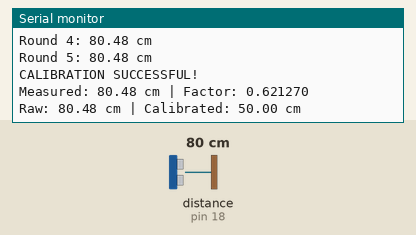
The sketch below on a simulated Arduino Uno, built with avr-gcc and run on an emulated ATmega328P. Parts: the last lines printed to the serial monitor. Wiring (inferred from the names in the program): ultrasonic range finder: trigger pin 5; echo pin 18. Inputs (shaded band) come from the test bench; at power-on: distance to the obstacle (sensor on pin 18) 80 cm. The echo pulse lasts 58.3 µs per cm.

Above: at 8.8 s.
8.9 s: distance to the obstacle (sensor on pin 18) set to 25 cm
At 10.2 s:
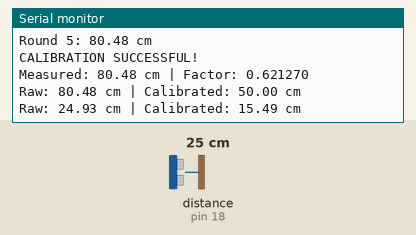
10.4 s: distance to the obstacle (sensor on pin 18) set to 20 cm
At 12.8 s:
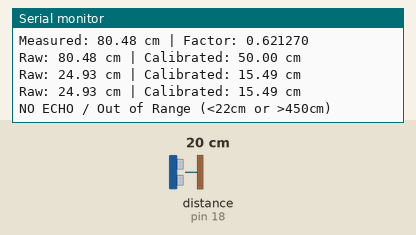
Timing chart, 0 to 14.3 s (numbered marks = the images above; inputs shaded):
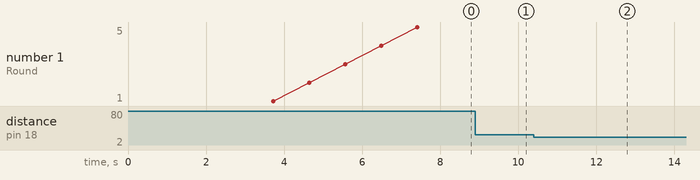

Measured:
- the behaviour switches between 23 and 22 cm on distance to the obstacle (sensor on pin 18) (found by bisection; images 1 and 2)
- after the input at 8.9 s, the serial monitor: prints a new line after 0.64 s (image 1)
- after the input at 10.4 s, the serial monitor: prints a new line after 1.5 s (image 2)

The sketch:

sketch_oct3a.ino
```cpp
/*
 * JSN-SR04T V3.0 / V3.3 Ultrasonic Distance Sensor
 * Optimized for High Accuracy, Liquid / Fuel Tanks, and Outlier Rejection
 */

#define TRIG_PIN 5
#define ECHO_PIN 18

// 1. PHYSICAL SENSOR BOUNDARIES
// JSN-SR04T has a 20-25cm blind spot. Reject any echoes below this!
const float MIN_VALID_DISTANCE_CM = 22.0;
const float MAX_VALID_DISTANCE_CM = 450.0;

// 2. TEMPERATURE & CALIBRATION
float ambientTemperatureC = 25.0; // Set estimated temp or read from DS18B20 / DHT22
const float REFERENCE_DISTANCE_CM = 50.0; // MUST be >= 40 cm (outside blind zone)
const int SAMPLES_COUNT = 9;             // Number of samples for the median filter

float calibrationFactor = 1.0;

// Calculates sound velocity in cm/us based on Celsius temperature
float getSpeedOfSoundCmPerUs(float tempC) {
  float speed_m_s = 331.3 + (0.606 * tempC);
  return speed_m_s / 10000.0;
}

// Single acoustic ping
float pingRawDistance() {
  digitalWrite(TRIG_PIN, LOW);
  delayMicroseconds(4);

  // Send 20 microsecond trigger pulse
  digitalWrite(TRIG_PIN, HIGH);
  delayMicroseconds(20);
  digitalWrite(TRIG_PIN, LOW);

  // Measure echo pulse width (40ms timeout = ~6.8 meters max)
  unsigned long duration = pulseIn(ECHO_PIN, HIGH, 40000);

  if (duration == 0) {
    return -1.0; // Timeout or no echo
  }

  float speedCmPerUs = getSpeedOfSoundCmPerUs(ambientTemperatureC);
  return (duration * speedCmPerUs) / 2.0;
}

// Median Filter: Rejects multipath reflections, wave noise, and glitches
float readFilteredDistance(int sampleSize = SAMPLES_COUNT) {
  float samples[15];
  if (sampleSize > 15) sampleSize = 15;
  int validCount = 0;

  for (int i = 0; i < sampleSize; i++) {
    float dist = pingRawDistance();

    if (dist >= MIN_VALID_DISTANCE_CM && dist <= MAX_VALID_DISTANCE_CM) {
      samples[validCount++] = dist;
    }
    // Allow reverberations in enclosed tanks to decay completely
    delay(75);
  }

  // If majority of pings failed, return error
  if (validCount < (sampleSize / 2)) {
    return -1.0;
  }

  // Insertion sort
  for (int i = 1; i < validCount; i++) {
    float key = samples[i];
    int j = i - 1;
    while (j >= 0 && samples[j] > key) {
      samples[j + 1] = samples[j];
      j--;
    }
    samples[j + 1] = key;
  }

  // Return the median reading
  if (validCount % 2 == 1) {
    return samples[validCount / 2];
  } else {
    return (samples[(validCount / 2) - 1] + samples[validCount / 2]) / 2.0;
  }
}

void calibrateSensor() {
  Serial.println("\nStarting SENSOR CALIBRATION...");
  Serial.print("Target reference distance: ");
  Serial.print(REFERENCE_DISTANCE_CM, 2);
  Serial.println(" cm");
  Serial.println("Place stationary target at least 40-50 cm away...");
  delay(2000);

  const int CALIBRATION_ROUNDS = 5;
  float sum = 0;
  int successfulRounds = 0;

  for (int r = 0; r < CALIBRATION_ROUNDS; r++) {
    float d = readFilteredDistance(9);
    if (d > 0) {
      sum += d;
      successfulRounds++;
      Serial.print("Round ");
      Serial.print(r + 1);
      Serial.print(": ");
      Serial.print(d, 2);
      Serial.println(" cm");
    } else {
      Serial.print("Round ");
      Serial.print(r + 1);
      Serial.println(": Failed (check distance/power)");
    }
    delay(200);
  }

  if (successfulRounds < 3) {
    Serial.println("[!] Calibration failed: Insufficient valid echoes.");
    calibrationFactor = 1.0;
    return;
  }

  float measuredAverage = sum / successfulRounds;
  calibrationFactor = REFERENCE_DISTANCE_CM / measuredAverage;

  Serial.println("CALIBRATION SUCCESSFUL!");
  Serial.print("Measured: ");
  Serial.print(measuredAverage, 2);
  Serial.print(" cm | Factor: ");
  Serial.println(calibrationFactor, 6);
  Serial.println();
}

void setup() {
  Serial.begin(115200);
  pinMode(TRIG_PIN, OUTPUT);
  pinMode(ECHO_PIN, INPUT);
  digitalWrite(TRIG_PIN, LOW);

  delay(1000);
  calibrateSensor();
}

void loop() {
  float distance = readFilteredDistance(SAMPLES_COUNT);

  if (distance > 0) {
    float calibratedDistance = distance * calibrationFactor;
    Serial.print("Raw: ");
    Serial.print(distance, 2);
    Serial.print(" cm | Calibrated: ");
    Serial.print(calibratedDistance, 2);
    Serial.println(" cm");
  } else {
    Serial.println("NO ECHO / Out of Range (<22cm or >450cm)");
  }

  delay(500);
}
```
